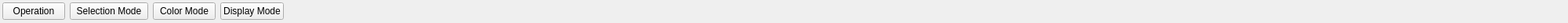
<ui version="4.0" >
 <class>FiberWidgetCtrlClass</class>
 <widget class="QWidget" name="FiberWidgetCtrlClass" >
  <property name="geometry" >
   <rect>
    <x>0</x>
    <y>0</y>
    <width>2000</width>
    <height>29</height>
   </rect>
  </property>
  <property name="windowTitle" >
   <string>FiberWidgetCtrl</string>
  </property>
  <layout class="QHBoxLayout" name="horizontalLayout" >
   <property name="margin" >
    <number>3</number>
   </property>
   <item>
    <widget class="QPushButton" name="btnOperation" >
     <property name="text" >
      <string>Operation</string>
     </property>
    </widget>
   </item>
   <item>
    <widget class="QPushButton" name="btnSelMode" >
     <property name="sizePolicy" >
      <sizepolicy vsizetype="Fixed" hsizetype="Minimum" >
       <horstretch>0</horstretch>
       <verstretch>0</verstretch>
      </sizepolicy>
     </property>
     <property name="minimumSize" >
      <size>
       <width>100</width>
       <height>0</height>
      </size>
     </property>
     <property name="text" >
      <string>Selection Mode</string>
     </property>
    </widget>
   </item>
   <item>
    <widget class="QPushButton" name="btnClrMode" >
     <property name="text" >
      <string>Color Mode</string>
     </property>
    </widget>
   </item>
   <item>
    <widget class="QPushButton" name="btnDispMode" >
     <property name="text" >
      <string>Display Mode</string>
     </property>
    </widget>
   </item>
   <item>
    <spacer name="horizontalSpacer" >
     <property name="orientation" >
      <enum>Qt::Horizontal</enum>
     </property>
     <property name="sizeHint" stdset="0" >
      <size>
       <width>40</width>
       <height>20</height>
      </size>
     </property>
    </spacer>
   </item>
  </layout>
 </widget>
 <layoutdefault spacing="6" margin="11" />
 <resources/>
 <connections/>
</ui>
